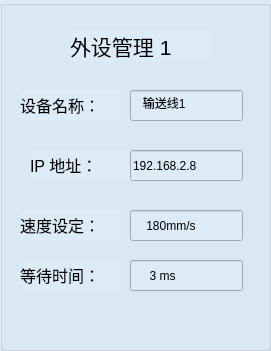
         <widget class="QGroupBox" name="groupBox_10">
          <property name="geometry">
           <rect>
            <x>150</x>
            <y>160</y>
            <width>271</width>
            <height>351</height>
           </rect>
          </property>
          <property name="styleSheet">
           <string notr="true">background-color: rgb(221, 235, 247);</string>
          </property>
          <property name="title">
           <string/>
          </property>
          <widget class="QLabel" name="label_44">
           <property name="geometry">
            <rect>
             <x>70</x>
             <y>30</y>
             <width>141</width>
             <height>31</height>
            </rect>
           </property>
           <property name="text">
            <string>&lt;html&gt;&lt;head/&gt;&lt;body&gt;&lt;p&gt;&lt;span style=&quot; font-size:16pt;&quot;&gt;外设管理 1&lt;/span&gt;&lt;/p&gt;&lt;/body&gt;&lt;/html&gt;</string>
           </property>
          </widget>
          <widget class="QLabel" name="label_45">
           <property name="geometry">
            <rect>
             <x>20</x>
             <y>90</y>
             <width>101</width>
             <height>31</height>
            </rect>
           </property>
           <property name="text">
            <string>&lt;html&gt;&lt;head/&gt;&lt;body&gt;&lt;p&gt;&lt;span style=&quot; font-size:12pt;&quot;&gt;设备名称：&lt;/span&gt;&lt;/p&gt;&lt;/body&gt;&lt;/html&gt;</string>
           </property>
          </widget>
          <widget class="QLineEdit" name="lineEdit_19">
           <property name="geometry">
            <rect>
             <x>130</x>
             <y>90</y>
             <width>113</width>
             <height>31</height>
            </rect>
           </property>
           <property name="text">
            <string>   输送线1</string>
           </property>
          </widget>
          <widget class="QLabel" name="label_46">
           <property name="geometry">
            <rect>
             <x>30</x>
             <y>150</y>
             <width>101</width>
             <height>31</height>
            </rect>
           </property>
           <property name="text">
            <string>&lt;html&gt;&lt;head/&gt;&lt;body&gt;&lt;p&gt;&lt;span style=&quot; font-size:12pt;&quot;&gt;IP  地址：&lt;/span&gt;&lt;/p&gt;&lt;/body&gt;&lt;/html&gt;</string>
           </property>
          </widget>
          <widget class="QLineEdit" name="lineEdit_20">
           <property name="geometry">
            <rect>
             <x>130</x>
             <y>150</y>
             <width>113</width>
             <height>31</height>
            </rect>
           </property>
           <property name="text">
            <string>192.168.2.8</string>
           </property>
          </widget>
          <widget class="QLabel" name="label_50">
           <property name="geometry">
            <rect>
             <x>20</x>
             <y>210</y>
             <width>101</width>
             <height>31</height>
            </rect>
           </property>
           <property name="text">
            <string>&lt;html&gt;&lt;head/&gt;&lt;body&gt;&lt;p&gt;&lt;span style=&quot; font-size:12pt;&quot;&gt;速度设定：&lt;/span&gt;&lt;/p&gt;&lt;/body&gt;&lt;/html&gt;</string>
           </property>
          </widget>
          <widget class="QLineEdit" name="lineEdit_23">
           <property name="geometry">
            <rect>
             <x>130</x>
             <y>210</y>
             <width>113</width>
             <height>31</height>
            </rect>
           </property>
           <property name="text">
            <string>    180mm/s</string>
           </property>
          </widget>
          <widget class="QLabel" name="label_51">
           <property name="geometry">
            <rect>
             <x>20</x>
             <y>260</y>
             <width>101</width>
             <height>31</height>
            </rect>
           </property>
           <property name="text">
            <string>&lt;html&gt;&lt;head/&gt;&lt;body&gt;&lt;p&gt;&lt;span style=&quot; font-size:12pt;&quot;&gt;等待时间：&lt;/span&gt;&lt;/p&gt;&lt;/body&gt;&lt;/html&gt;</string>
           </property>
          </widget>
          <widget class="QLineEdit" name="lineEdit_24">
           <property name="geometry">
            <rect>
             <x>130</x>
             <y>260</y>
             <width>113</width>
             <height>31</height>
            </rect>
           </property>
           <property name="text">
            <string>     3 ms</string>
           </property>
          </widget>
         </widget>
